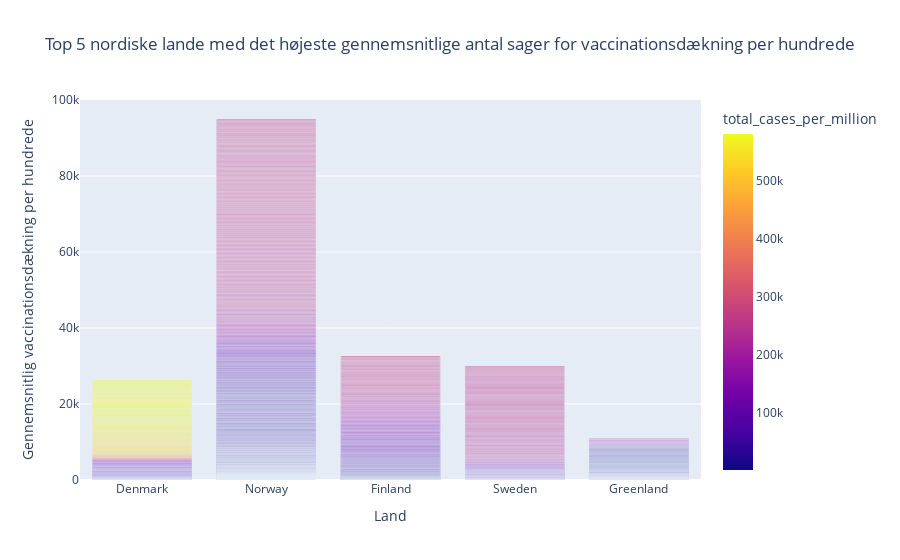

The notebook cell saved with this chart:
### Markdown cell above
With these two plots, we can piece things a bit more together. All countries had a pretty slow start, but increased their vaccine coverage as more cases happened.

### Code cell
# filtrere data_hypothesis_2 for kun nordiske lande
data_hypothesis_2_subset = data_hypothesis_2[data_hypothesis_2['location'].isin(nordic_countries)]

# De nordiske lande med det højeste gennemsnitlige antal sager for vaccinationsdækning per hundred
top_5_nordic_countries = data_hypothesis_2_subset[data_hypothesis_2_subset['location'].isin(nordic_countries)].groupby('location')['total_vaccinations_per_hundred'].mean().nlargest(5).index

# subset af data, der kun indeholder de nordiske lande med det højeste gennemsnitlige antal sager for vaccinationsdækning per hundred
top_5_nordic_data = data_hypothesis_2_subset.sort_values('total_vaccinations_per_hundred', ascending=True)
# søjlediagram med plotly for de nordiske lande med farvefulde søjler baseret på total_cases
fig = px.bar(top_5_nordic_data, x='location', y='total_vaccinations_per_hundred', color='total_cases_per_million',
             labels={'total_vaccinations_per_hundred': 'Gennemsnitlig vaccinationsdækning per hundrede', 'location': 'Land'},
             title='Top 5 nordiske lande med det højeste gennemsnitlige antal sager for vaccinationsdækning per hundrede')

# Vis plottet
fig.show()
#test til

### Figure 1 — Plotly figure (JSON) as saved in the notebook; plotly's stock layout.template omitted (floating-point values rounded to 4 significant figures; data arrays with more than 128 entries replaced by an {"elided": "..."} marker saying what was removed)
{"data": [{"alignmentgroup": "True", "hovertemplate": "Land=%{x}<br>Gennemsnitlig vaccinationsdækning per hundrede=%{y}<br>total_cases_per_million=%{marker.color}<extra></extra>", "legendgroup": "", "marker": {"color": {"elided": "1318 float values"}, "coloraxis": "coloraxis", "pattern": {"shape": ""}}, "name": "", "offsetgroup": "", "orientation": "v", "showlegend": false, "textposition": "auto", "type": "bar", "x": {"elided": "1318 str values"}, "xaxis": "x", "y": {"elided": "1318 float values"}, "yaxis": "y"}], "layout": {"barmode": "relative", "coloraxis": {"colorbar": {"title": {"text": "total_cases_per_million"}}, "colorscale": [[0, "#0d0887"], [0.1111, "#46039f"], [0.2222, "#7201a8"], [0.3333, "#9c179e"], [0.4444, "#bd3786"], [0.5556, "#d8576b"], [0.6667, "#ed7953"], [0.7778, "#fb9f3a"], [0.8889, "#fdca26"], [1, "#f0f921"]]}, "legend": {"tracegroupgap": 0}, "title": {"text": "Top 5 nordiske lande med det højeste gennemsnitlige antal sager for vaccinationsdækning per hundrede"}, "xaxis": {"anchor": "y", "domain": [0, 1], "title": {"text": "Land"}}, "yaxis": {"anchor": "x", "domain": [0, 1], "title": {"text": "Gennemsnitlig vaccinationsdækning per hundrede"}}}}
